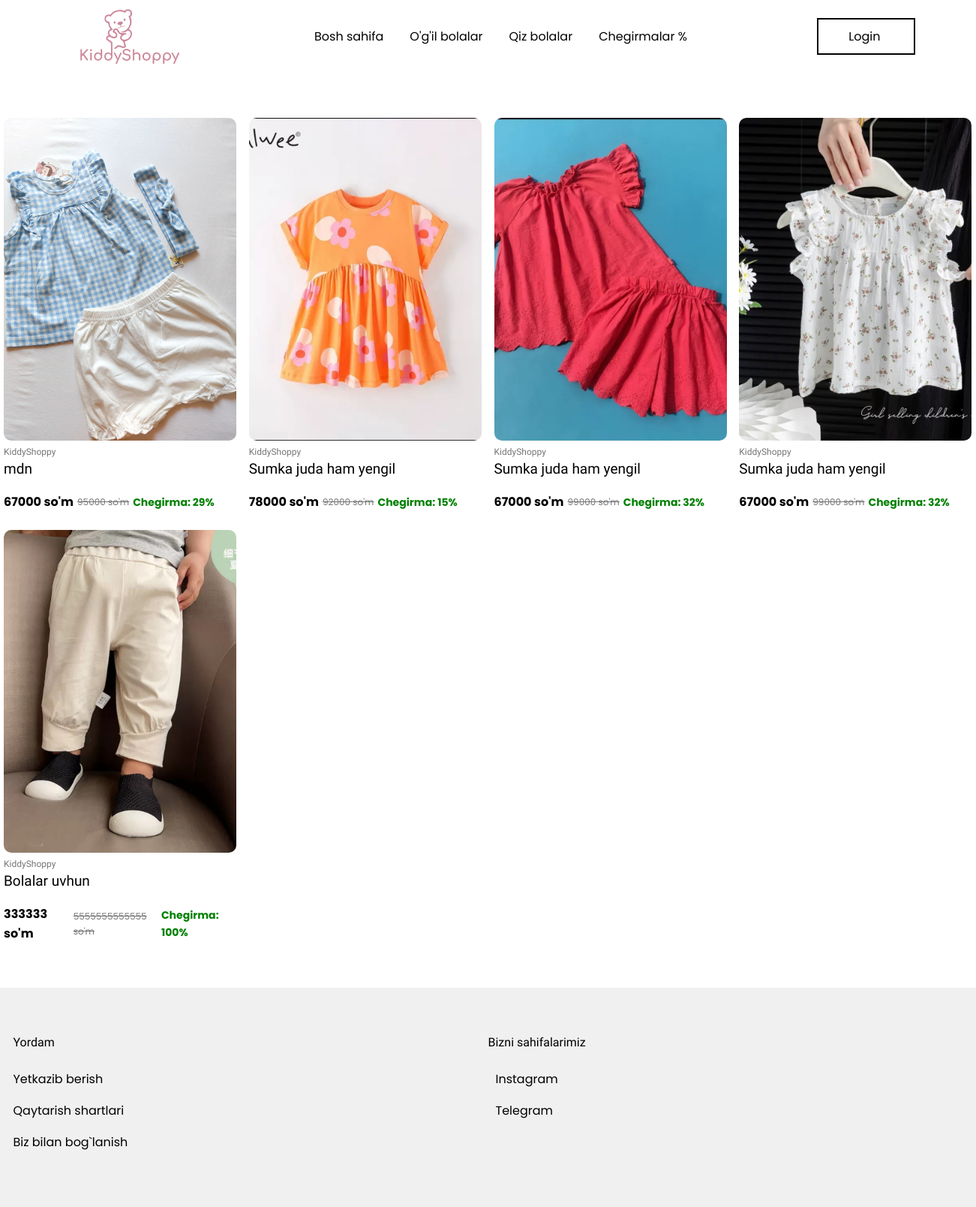
Before: /skidkalar/ with the older database file.
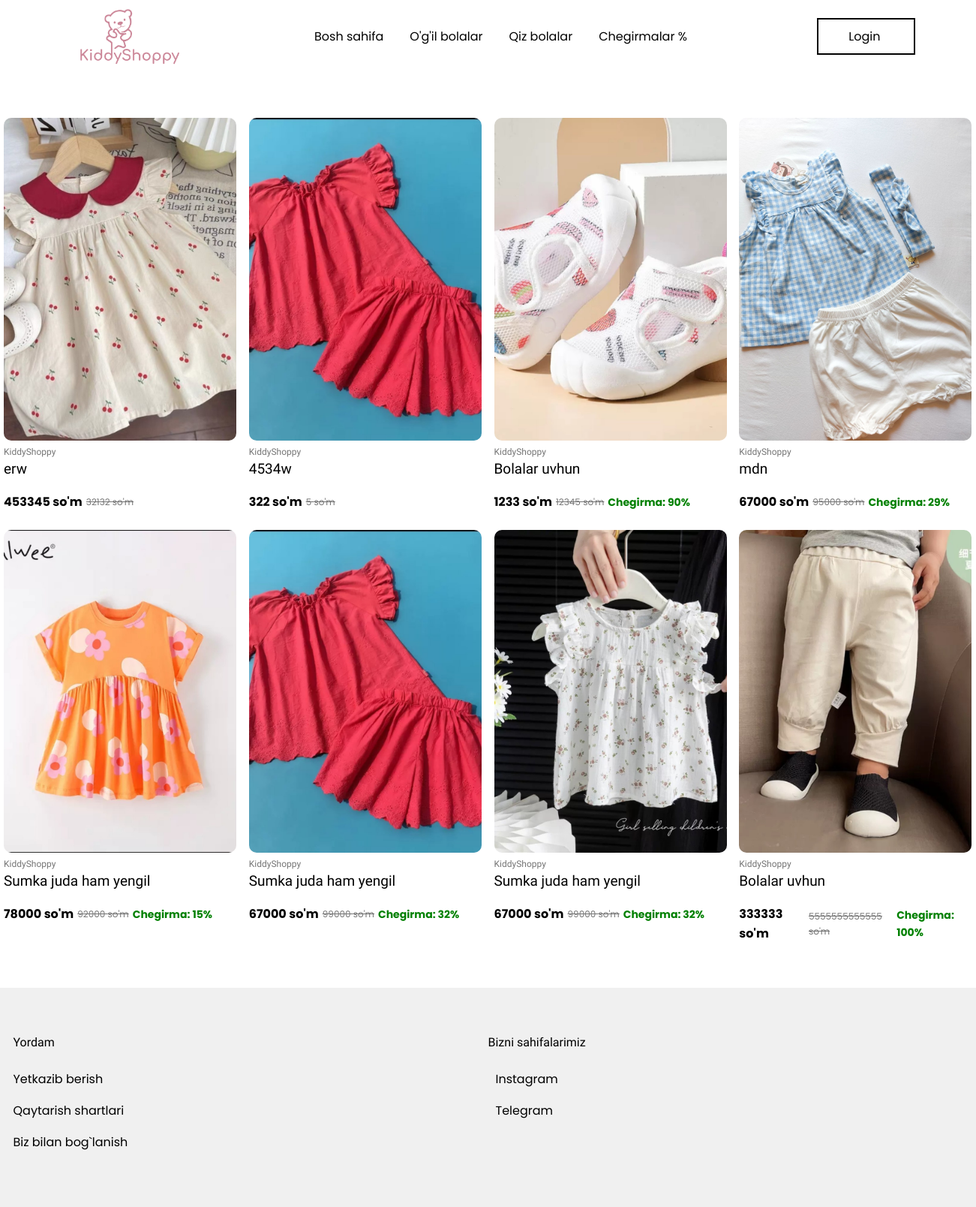
After: the same page with the newer database file.
### base/models.py (models this page shows, shortened)
class Main_Kiyim(models.Model):
    YOSH_CHOICES = [
        ('1', '1 oylik'),
        ('2', '2 oylik'),
        ('3', '3 oylik'),
        ('4', '4 oylik'),
        ('5', '5 oylik'),
        ('6', '6 oylik'),
        ('7', '7 oylik'),
        ('8', '8 oylik'),
        ('9', '9 oylik'),
        ('9', '9 oylik'),
        ('10', '10 oylik'),             # ✅ Qo‘shildi
        ('11', '11 oylik'),             # ✅ Qo‘shildi
        ('12', '12 oylik'),             # ✅ Qo‘shildi
        ('13', '1 yosh'),               # ✅
        ('14', '2 yosh'),               # ✅
        ('15', '3 yosh'),
        ('16', '4 yosh'),
    ]
    yoshi = models.CharField(
        max_length=2,
        choices=YOSH_CHOICES,
        blank=True,
        null=True,
        verbose_name="Bolalar yoshi"
    )
    GENDER_CHOICES = [
        ('qiz', 'Qiz bola'),
        ('ogil', 'O‘g‘il bola'),
    ]
    jinsi = models.CharField(
        max_length=5,
        choices=GENDER_CHOICES,
        default='qiz',
        verbose_name="Jinsi",
        help_text="Qiz bola yoki o‘g‘il bola uchun"
    )
    BALAND_CHOICES = [
    ('40', '40 sm'),
    ('45', '45 sm'),
    ('50', '50 sm'),
    ('55', '55 sm'),
    ('60', '60 sm'),
    ('65', '65 sm'),
    ('70', '70 sm'),
]
    KG_CHOICES = [
    ('2', '2 kg'),
    ('2.5', '2.5 kg'),
    ('3', '3 kg'),
    ('3.5', '3.5 kg'),
    ('4', '4 kg'),
    ('4.5', '4.5 kg'),
    ('5', '5 kg'),
    ]
    pre_balandligi = models.CharField("PRE balandligi", max_length=50,     choices=BALAND_CHOICES, blank=True, null=True)
    pre_kilogrami = models.CharField("PRE kilogrami", max_length=50, choices=KG_CHOICES,    blank=True, null=True)
    nb_balandligi = models.CharField("NB balandligi", max_length=50, choices=BALAND_CHOICES,    blank=True, null=True)
    nb_kilogrami = models.CharField("NB kilogrami", max_length=50, choices=KG_CHOICES,  blank=True, null=True)
    m3_balandligi = models.CharField("3M balandligi", max_length=50, choices=BALAND_CHOICES,    blank=True, null=True)
    m3_kilogrami = models.CharField("3M kilogrami", max_length=50, choices=KG_CHOICES,  blank=True, null=True)
    m6_balandligi = models.CharField("6M balandligi", max_length=50, choices=BALAND_CHOICES,    blank=True, null=True)
    m6_kilogrami = models.CharField("6M kilogrami", max_length=50, choices=KG_CHOICES,  blank=True, null=True)
    m9_balandligi = models.CharField("9M balandligi", max_length=50, choices=BALAND_CHOICES,    blank=True, null=True)
    m9_kilogrami = models.CharField("9M kilogrami", max_length=50, choices=KG_CHOICES,  blank=True, null=True)
    main_img = models.ImageField(upload_to='kiyimlar/', blank=True, null=True)
    birinchi_img = models.ImageField(upload_to='kiyimlar/', blank=True, null=True)
    ikkinchi_img = models.ImageField(upload_to='kiyimlar/', blank=True, null=True)
    uchinchi_img = models.ImageField(upload_to='kiyimlar/', blank=True, null=True)
    tortinchi_img = models.ImageField(upload_to='kiyimlar/', blank=True, null=True)
    beshinchi_img = models.ImageField(upload_to='kiyimlar/', blank=True, null=True)
    oltinchi_img = models.ImageField(upload_to='kiyimlar/', blank=True, null=True)
    tavsifi = models.CharField(max_length=100)
    narhi = models.PositiveIntegerField()
    skidkasi = models.PositiveIntegerField(
    blank=True,
    null=True,
    verbose_name="Chegirma (%)",
    help_text="Chegirma foizi, agar yo'q bo‘lsa bo‘sh qoldiring"
    )
    kiyim_haqida = models.TextField(null=True, blank=True)
    birinchi_xususiyati = models.CharField(max_length=50, null=True, blank=True)
    ikkinchi_xususiyati = models.CharField(max_length=50, null=True, blank=True)
    uchunchi_xususiyati = models.CharField(max_length=50, null=True, blank=True)
    tortinchi_xususiyati = models.CharField(max_length=50, null=True, blank=True)
    beshinchi_xususiyati = models.CharField(max_length=50, null=True, blank=True)
    oltinchi_xususiyati = models.CharField(max_length=50, null=True, blank=True)
    class Meta:
        verbose_name = "Asosiy kiyim"
        verbose_name_plural = "Asosiy kiyimlar"
        ordering = ['-id']
    @property
    def chegirma_foizi(self):
        if self.narhi and self.skidkasi and self.skidkasi > self.narhi:
            return round(((self.skidkasi - self.narhi) / self.skidkasi) * 100)
        return 0

### base/views.py (the view)
# urls.py: path('skidkalar/', skidkali_kiyimlar_view, name='skidkali_kiyimlar'),
def skidkali_kiyimlar_view(request):
    kiyimlar = Main_Kiyim.objects.filter(skidkasi__isnull=False)
    return render(request, 'skidka_kiyimlar.html', {'kiyimlar': kiyimlar})

### base/templates/skidka_kiyimlar.html (shortened to what this page needs)
{% extends 'base.html' %}
{% load static %}
{% block content %}
<body>
    <div class="products">
        {% for kiyim in kiyimlar %}
        <div class="product_card">
            <a href="{% url 'detail' kiyim.id %}">
                <div class="product_card_info">
                    <img src="{{ kiyim.main_img.url }}" alt="baby-clothes" width="310" height="400">
                    <h4>KiddyShoppy</h4>
                    <h3>{{ kiyim.tavsifi }}</h3>
                    <div class="product_card_info_price">
                        <p class="new_price">{{ kiyim.narhi }} so'm</p>
                        <p class="old_price">{{ kiyim.skidkasi }} so'm</p>
                         {% if kiyim.chegirma_foizi > 0 %}
                    <p style="color: green; font-size: 14px; margin-left: 5px; font-weight: bold;">
                         Chegirma: {{ kiyim.chegirma_foizi }}%
                    </p>
                    {% endif %}
                    </div>
                </div>
            </a>
        </div>
        {% empty %}
        <p>Bu toifada kiyimlar topilmadi.</p>
        {% endfor %}
    </div>
</body>
{% endblock %}

### base/templates/base.html (shortened to what this page needs)
<!DOCTYPE html>
{% load static %}
<html lang="en">
<head>
</head>
<body>
    {% include "navigation.html" %}
    {% block content %}
    {% endblock %}
    {% include "footer.html" %}
</body>
</html>

### base/templates/navigation.html (shortened to what this page needs)
{% load static %}
<script src="https://cdn.tailwindcss.com"></script>
<nav>
    <a class="logo" href="/">
        <img src="/static/img/pink.png" alt="logo" width="170" height="76.6">
    </a>
    <ul>
        <li><a href="/">Bosh sahifa</a></li>
        <li><a href="{% url 'jins_filter' 'ogil' %}">O'g'il bolalar</a></li>
        <li><a href="{% url 'jins_filter' 'qiz' %}">Qiz bolalar</a></li>
        <li><a href="{% url 'skidkali_kiyimlar' %}">Chegirmalar %</a></li>
    </ul>
    <div class="nav_right">
        {% if user.is_authenticated %}
        <span class="text-green-600 font-medium">👤 Tizimga kirdingiz</span>
        {% else %}
        <a href="{% url 'register' %}" class="log">
            Login
        </a>
        {% endif %}
    </div>
</nav>

### base/templates/footer.html (shortened to what this page needs)
{% load static %}
 <footer>
        <div class="footer_info">
            <h3>Yordam</h3>
            <ul>
                <li><a href="#">Yetkazib berish</a></li>
                <li><a href="#">Qaytarish shartlari</a></li>
                <li><a href="#">Biz bilan bog`lanish</a></li>
            </ul>
        </div>
        <div class="footer_info">
            <h3>Bizni sahifalarimiz</h3>
            <ul>
                <li><a href="https://www.instagram.com/kiddyshoppy" target="_blank"> <span>Instagram</span></a></li>
                <li><a href="https://t.me/kiddyshoppy" target="_blank"> <span>Telegram</span></a></li>
            </ul>
        </div>
    </footer>

### base/templates/navigation.html (style rules this page uses)
nav { display: flex; align-items: center; justify-content: space-between; width: 1140px; padding: 10px 0; margin: 0 auto; }
.logo img { width: 170px; }
nav ul { display: flex; list-style: none; }
nav ul li { margin-right: 5px; }
nav ul li a { position: relative; padding: 5px 15px; }
nav ul li a::before { position: absolute; bottom: 0; left: 50%; transform: translateX(-50%) scaleX(0); content: ''; width: 0%; height: 2px; background-color: crimson; transition: 1s ease; }
.log { position: relative; padding: 10px 40px; border: 2px solid #000 }
.log::before { position: absolute; top: 0; left: 50%; z-index: -1; transform: translateX(-50%) scaleX(0); content: ''; width: 0%; height: 100%; background-color: crimson; transition: 1s all ease; }
a { display: inline-block; text-decoration: none; color: #000; }

### base/templates/skidka_kiyimlar.html (style rules this page uses)
* { margin: 0; padding: 0; box-sizing: border-box; }
body { font-family: "Poppins", sans-serif; line-height: 1.6; }
h1, h2, h3, h4 { font-family: "League Spartan", serif; }
a { display: inline-block; text-decoration: none; color: #000; }
.products { width: 1291px; margin: 0 auto; padding-block: 60px; display: grid; grid-template-columns: repeat(4, minmax(0, 1fr)); grid-row-gap: 24px; grid-column-gap: 16px; }
.product_card { width: 310px; }
.product_card_info img { object-fit: cover; object-position: 50%; height: 430px; border-radius: 10px; }
.product_card_info h4 { font-size: 12px; font-weight: 500; line-height: 1.2; color: #757575; margin: 8px 0 5px; }
.product_card_info h3 { font-size: 19px; font-weight: inherit; line-height: 1.2; min-height: 42px; }
.product_card_info_price { display: flex; align-items: center; }
.new_price { font-weight: 700; margin-inline-end: 5px; }
.old_price { font-size: 12px; color: #757575; text-decoration: line-through; }

### base/templates/footer.html (style rules this page uses)
footer { background-color: #f0f0f0; display: flex; justify-content: center; padding: 60px 0; }
.footer_info { width: 633px; }
.footer_info ul { margin-top: 20px; line-height: 2; list-style: none; }
.footer_info ul li a { display: flex; align-items: center; margin-bottom: 10px; }

Changed rows visible on the page:
added Main_Kiyim: main_img (picture), tavsifi "erw", narhi "453345", skidkasi "32132"
added Main_Kiyim: main_img (picture), tavsifi "4534w", narhi "322", skidkasi "5"
added Main_Kiyim: main_img (picture), tavsifi "Bolalar uvhun", narhi "1233", skidkasi "12345", chegirma_foizi "90"
